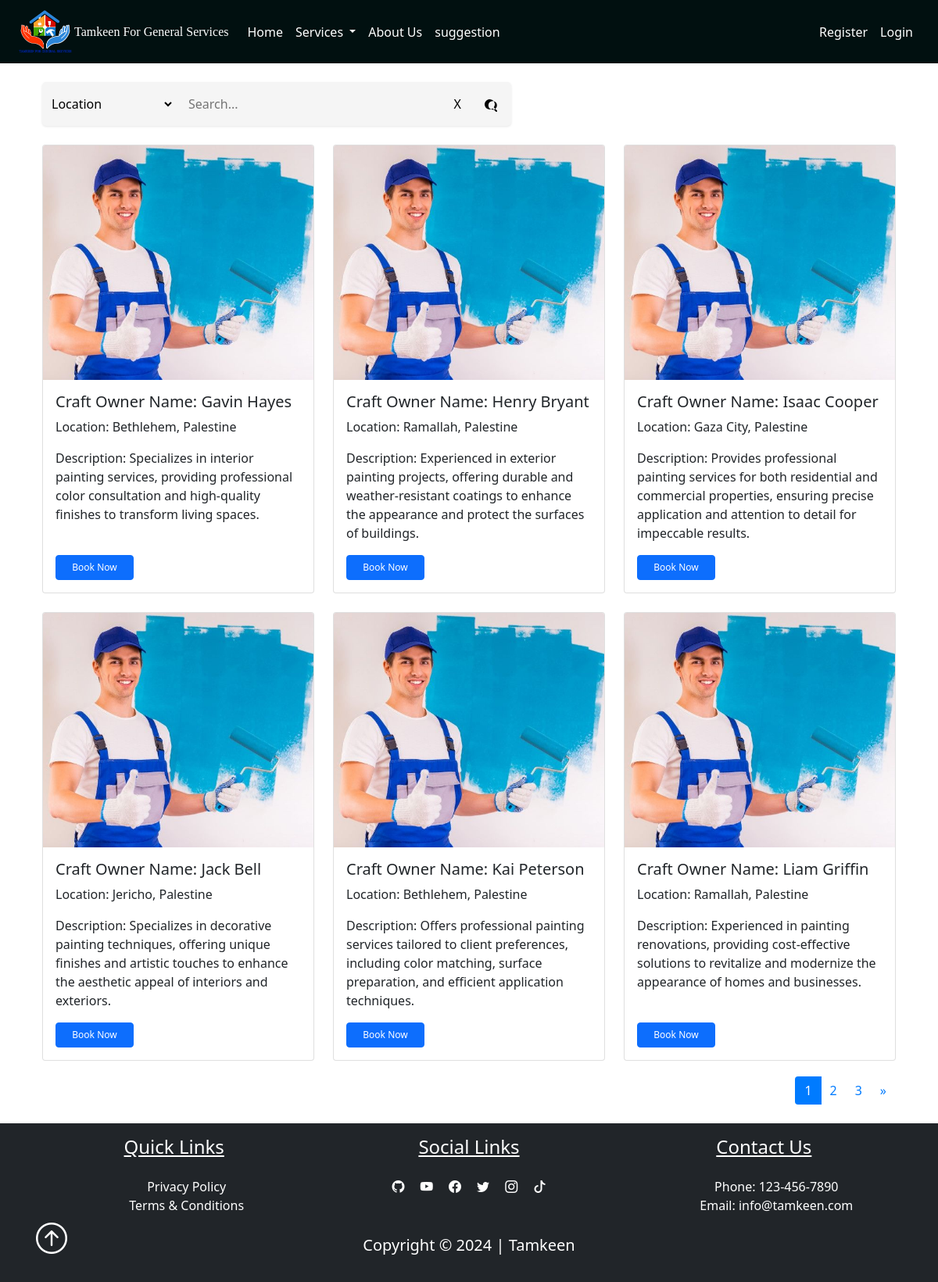
/Painting, run on the app's committed database.
### pythonic/models.py (models this page shows, shortened)
class User(db.Model, UserMixin):
    id = db.Column(db.Integer, primary_key=True)
    username = db.Column(db.String(25), unique=True, nullable=False)
    email = db.Column(db.String(125), unique=True, nullable=False)
    image_file = db.Column(db.String(20), nullable=False, default="prf.jpg")
    password = db.Column(db.String(60), nullable=False)
    address = db.Column(db.String(25), nullable=False)
    contactNumber = db.Column(db.String(10), nullable=False)
    user_type = db.Column(db.String(20), nullable=False)
    service_type = db.Column(db.String(20), nullable=True)
    description = db.Column(db.Text, nullable=True)
    service_id = db.Column(db.Integer, db.ForeignKey("service.id"), nullable=True)
    availability = db.relationship('Availability', uselist=False, backref='owner', lazy=True)
    works = db.relationship("Work", backref="maker", lazy=True)
    ratings = db.relationship('Rating', foreign_keys='Rating.craft_owner_id', backref='craft_owner', lazy=True)
    average_rating = db.Column(db.Float, nullable=True)

### pythonic/routes.py (the view)
@app.route('/Painting')
def Painting():
    page = request.args.get('page', 1, type=int)
    per_page = 6
    users, total_users, total_pages = get_Painting_users_from_database(page, per_page)
    next_url = url_for('Painting', page=page + 1) if page < total_pages else None
    prev_url = url_for('Painting', page=page - 1) if page > 1 else None
    pages = range(1, total_pages + 1)
    return render_template('Painting.html', Painting_users=users, next_url=next_url, prev_url=prev_url, pages=pages, current_page=page)

### instance/helper.py (called while the page is built)
def get_Painting_users_from_database(page, per_page):
    Painting_pagination = User.query.filter_by(service_type='Painting').paginate(page=page, per_page=per_page, error_out=False)
    total_users = Painting_pagination.total
    total_pages = Painting_pagination.pages
    return Painting_pagination.items, total_users, total_pages

### pythonic/templates/Painting.html (shortened to what this page needs)
<!DOCTYPE html>
<html lang="en">
<head>
    <link href="{{ url_for('static', filename='css/bootstrap.min.css') }}" rel="stylesheet">
</head>
<body>
    {% extends "layout.html" %}
    {% block content %}
    <br>
    <div class="container">
        <div class="search-container">
            <select id="filterSelect">
                <option value="location">Location</option>
            </select>
            <input type="text" id="searchInput" placeholder="Search...">
            <button id="clearButton">X</button>
            <button id="searchButton">
            </button>
        </div>
        <br>
        <div class="row row-cols-1 row-cols-md-3 g-4" id="cardContainer">
            {% for user in Painting_users %}
            <div class="col">
                <div class="card solution_card" data-location="{{ user.address }}" data-craftowner="{{ user.username }}">
                    <img src="{{ url_for('static', filename=user.image_file) }}" class="card-img-top" alt="Painting image">
                    <div class="card-body">
                        <h5 class="card-title">Craft Owner Name: {{ user.username }}</h5>
                        <p class="card-text">Location: {{ user.address }}</p>
                        <p class="card-text">Description: {{ user.description }}</p>
                        <a href="/appointments?craft_owner={{ user.username }}&service_type={{ user.service_type }}" class="btn btn-primary" style="font-size: 12px; width: 100px;">Book Now</a>
                    </div>
                </div>
            </div>
            {% endfor %}
        </div>
        <div class="pagination-container">
            <nav aria-label="Page navigation">
                <ul class="pagination">
                    {% for page in pages %}
                    <li class="page-item {% if page == current_page %}active{% endif %}">
                        <a class="page-link" href="{{ url_for('Painting', page=page) }}">{{ page }}</a>
                    </li>
                    {% endfor %}
                    {% if next_url %}
                    <li class="page-item">
                        <a class="page-link" href="{{ next_url }}" aria-label="Next">
                            <span aria-hidden="true">&raquo;</span>
                        </a>
                    </li>
                    {% endif %}
                </ul>
            </nav>
        </div>
    </div>
    <br>
    {% endblock %}

### pythonic/static/main.css (style rules this page uses)
.container { object-fit:fill; margin: auto; }

### pythonic/templates/Painting.html (style rules this page uses)
.search-container { display: flex; align-items: center; background-color: #f5f5f5; padding: 8px; border-radius: 5px; box-shadow: 0px 1px 3px rgba(0, 0, 0, 0.1); width: 600px; margin-left: 0; }
#filterSelect { border: none; background-color: transparent; font-size: 16px; margin-right: 10px; flex-shrink: 0; }
#searchInput { flex-grow: 1; border: none; background-color: transparent; font-size: 16px; padding: 8px; }
#clearButton, #searchButton { border: none; background-color: transparent; font-size: 16px; cursor: pointer; padding: 0 10px; flex-shrink: 0; }
#searchButton svg { vertical-align: middle; }
#clearButton { margin-right: 10px; }
.btn-primary { margin-top: auto; font-size: 14px; padding: 5px 10px; }
.pagination-container { display: flex; justify-content: flex-end; align-items: center; margin-top: 20px; }
.pagination-container .pagination { margin: 0; }
.pagination-container .pagination .page-link { color: #007bff; background-color: transparent; border: none; cursor: pointer; }
.pagination-container .pagination .page-item.active .page-link { z-index: 1; color: #fff; background-color: #007bff; border-color: #007bff; }
.card { display: flex; flex-direction: column; justify-content: space-between; transition: transform 0.3s, box-shadow 0.3s; height: 100%; }
.card-body { flex-grow: 1; display: flex; flex-direction: column; justify-content: space-between; }
.card-img-top { height: 300px; object-fit: cover; }

### data on the page
User: image_file (picture), username "Gavin Hayes", address "Bethlehem, Palestine", description "Specializes in interior painting services, providing professional color consultation and high-quality finishes to transform living spaces."
User: image_file (picture), username "Henry Bryant", address "Ramallah, Palestine", description "Experienced in exterior painting projects, offering durable and weather-resistant coatings to enhance the appearance and protect the surfaces of buildings."
User: image_file (picture), username "Isaac Cooper", address "Gaza City, Palestine", description "Provides professional painting services for both residential and commercial properties, ensuring precise application and attention to detail for impeccable results."
User: image_file (picture), username "Jack Bell", address "Jericho, Palestine", description "Specializes in decorative painting techniques, offering unique finishes and artistic touches to enhance the aesthetic appeal of interiors and exteriors."
User: image_file (picture), username "Kai Peterson", address "Bethlehem, Palestine", description "Offers professional painting services tailored to client preferences, including color matching, surface preparation, and efficient application techniques."
User: image_file (picture), username "Liam Griffin", address "Ramallah, Palestine", description "Experienced in painting renovations, providing cost-effective solutions to revitalize and modernize the appearance of homes and businesses."

### other printed values
{{ page }} "1" "2" "3"
